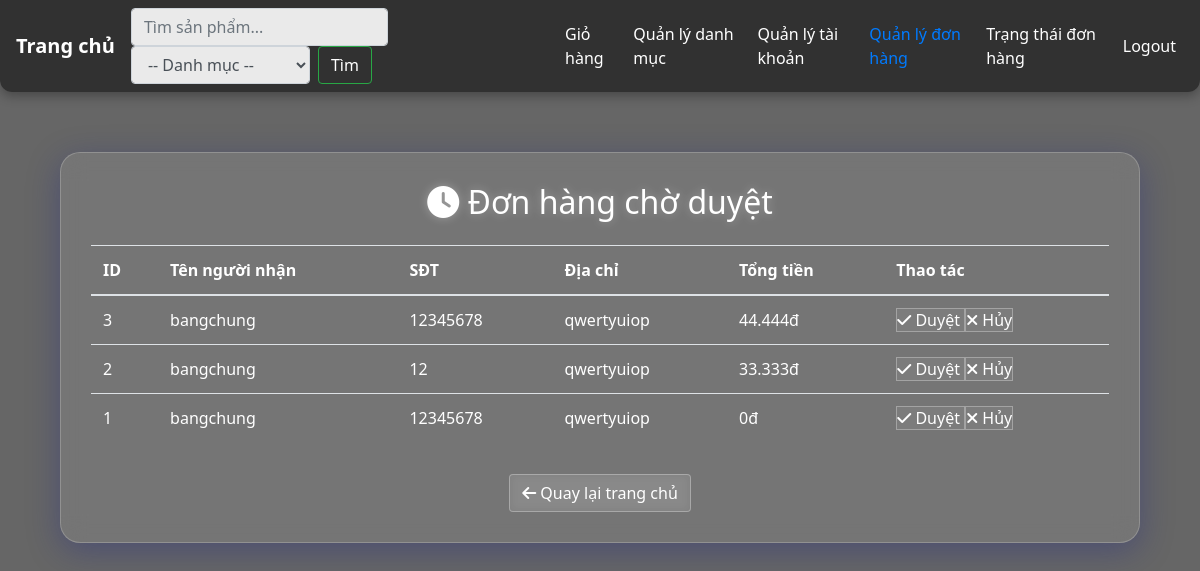
Page /product/listOrders (signed in) on the committed database.
### tables this page shows
CREATE TABLE IF NOT EXISTS orders (
    id INT AUTO_INCREMENT PRIMARY KEY,
    account_id INT,
    name VARCHAR(255) NOT NULL,
    phone VARCHAR(20) NOT NULL,
    address TEXT NOT NULL,
    total DECIMAL(10,2) DEFAULT 0,
    created_at TIMESTAMP DEFAULT CURRENT_TIMESTAMP,
    STATUS ENUM('Y', 'N', 'O') DEFAULT 'O',
    FOREIGN KEY (account_id) REFERENCES account(id) ON DELETE SET NULL
);

### app/controllers/ProductController.php (called while the page is built, shortened)
<?php
require_once 'app/models/Order.php';
class ProductController
{
    public function listOrders() {
        $orders = Order::getByStatus('O');
        include 'app/views/product/listOrders.php';
    }
}

### index.php (called while the page is built, shortened)
<?php
$url = $_GET['url'] ?? '';
$url = rtrim($url, '/');
$url = filter_var($url, FILTER_SANITIZE_URL);
$url = explode('/', $url);
$action = isset($url[1]) && $url[1] != '' ? $url[1] : 'index';
$controller = new $controllerName();
call_user_func_array([$controller, $action], array_slice($url, 2));

### app/models/Order.php (called while the page is built, shortened)
<?php
class Order
{
    private static function getDb()
    {
        return (new Database())->getConnection();
    }
    public static function getByStatus($status)
    {
        $db = self::getDb();
        $stmt = $db->prepare("SELECT * FROM orders WHERE status = :status ORDER BY created_at DESC");
        $stmt->bindParam(':status', $status);
        $stmt->execute();
        return $stmt->fetchAll(PDO::FETCH_ASSOC);
    }
}

### app/views/product/listOrders.php (the view, shortened to what this page needs)
<?php include 'app/views/shares/header.php'; ?>
<!DOCTYPE html>
<html lang="vi">
<head>
  <link rel="stylesheet" href="/assets/css/bootstrap.min.css">
  <link rel="stylesheet" href="https://cdnjs.cloudflare.com/ajax/libs/font-awesome/6.5.0/css/all.min.css">
</head>
<body>
  <div class="container">
    <div class="glass-card">
      <h2 class="text-center mb-4"><i class="fa-solid fa-clock"></i> Đơn hàng chờ duyệt</h2>
      <table class="table table-hover text-white">
        <thead>
          <tr>
            <th>ID</th>
            <th>Tên người nhận</th>
            <th>SĐT</th>
            <th>Địa chỉ</th>
            <th>Tổng tiền</th>
            <?php if ($_SESSION['role'] === 'admin'): ?>
              <th>Thao tác</th>
            <?php endif; ?>
          </tr>
        </thead>
        <tbody>
          <?php foreach ($orders as $order): ?>
            <tr>
              <td><?= $order['id'] ?></td>
              <td><?= htmlspecialchars($order['name']) ?></td>
              <td><?= htmlspecialchars($order['phone']) ?></td>
              <td><?= htmlspecialchars($order['address']) ?></td>
              <td><?= number_format($order['total'], 0, ',', '.') ?>đ</td>
              <?php if ($_SESSION['role'] === 'admin'): ?>
                <td>
                  <a href="/product/approve/<?= $order['id'] ?>" class="btn-glass">
                    <i class="fa fa-check"></i> Duyệt
                  </a>
                  <a href="/product/cancel/<?= $order['id'] ?>" class="btn-glass" onclick="return confirm('Bạn có chắc muốn hủy đơn hàng này?')">
                    <i class="fa fa-times"></i> Hủy
                  </a>
                </td>
              <?php endif; ?>
            </tr>
          <?php endforeach; ?>
        </tbody>
      </table>
      <div class="text-center">
        <a href="/Product" class="btn btn-glass mt-3">
          <i class="fa fa-arrow-left"></i> Quay lại trang chủ
        </a>
      </div>
    </div>
  </div>
</body>
</html>

### app/views/shares/header.php (style rules this page uses)
body { background: #f5f5f5; }

### app/views/product/listOrders.php (style rules this page uses)
body { background-image: url('https://tipsmake.com/data/images/beautiful-technology-background-picture-4-1xJsgdLW6.jpg'); background-size: cover; background-repeat: no-repeat; background-attachment: fixed; background-position: center; color: white; position: relative; z-index: 1; font-family: 'Segoe UI', Tahoma, Geneva, Verdana, sans-serif; }
body::before { content: ""; position: fixed; top: 0; left: 0; width: 100%; height: 100%; background-color: rgba(0, 0, 0, 0.6); backdrop-filter: blur(4px); z-index: -1; }
.glass-card { backdrop-filter: blur(12px); background: rgba(255, 255, 255, 0.1); border: 1px solid rgba(255, 255, 255, 0.2); border-radius: 20px; box-shadow: 0 8px 32px 0 rgba(31, 38, 135, 0.37); padding: 30px; margin-top: 60px; color: white; }
.table th, .table td { vertical-align: middle; color: white; }
.table th { border-bottom: 1px solid rgba(255,255,255,0.3); }
.btn-glass { border: 1px solid rgba(255, 255, 255, 0.3); background: rgba(255, 255, 255, 0.05); color: white; backdrop-filter: blur(5px); transition: all 0.3s; }
h2 { text-shadow: 0 0 10px rgba(255, 255, 255, 0.3); }

### rows in the picture
orders: id "3", name "bangchung", phone "12345678", address "qwertyuiop", total "44.444"
orders: id "2", name "bangchung", phone "12", address "qwertyuiop", total "33.333"
orders: id "1", name "bangchung", phone "12345678", address "qwertyuiop", total "0"
